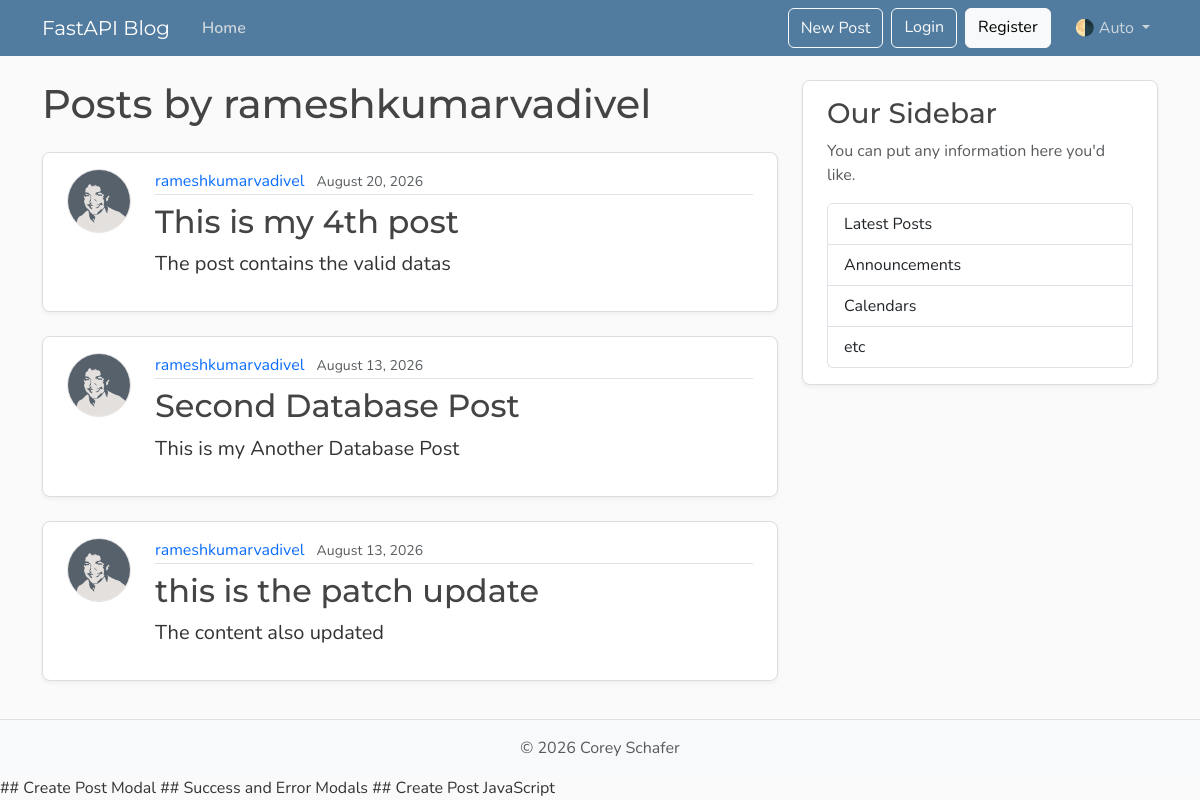
The page /users/1/posts on the database its author committed.
### models.py (models this page shows, shortened)
class User(Base):
    __tablename__ = "users"
    id: Mapped[int] = mapped_column(Integer, primary_key=True, index=True)
    username: Mapped[str] = mapped_column(String(50), unique=True, nullable=False)
    email: Mapped[str] = mapped_column(String(120), unique=True, nullable=False)
    image_file:  Mapped[Optional[str]] = mapped_column(
        String(200),
        nullable=True,
        default=None,
    )
    posts: Mapped[List[Post]] = relationship(back_populates="author", cascade="all, delete-orphan", )

class Post(Base):
    __tablename__ = "posts"
    id: Mapped[int] = mapped_column(Integer, primary_key=True, index=True)
    title: Mapped[str] = mapped_column(String(100), nullable=False)
    content: Mapped[str] = mapped_column(Text, nullable=False)
    user_id: Mapped[int] = mapped_column(
        ForeignKey("users.id"),
        nullable=False,
        index=True,
    )
    date_posted: Mapped[datetime] = mapped_column(
        DateTime(timezone=True),
        default=lambda: datetime.now(timezone.utc),
    )
    author: Mapped[User] = relationship(back_populates="posts")

### main.py (the view)
@app.get("/users/{user_id}/posts", include_in_schema=False, name="user_posts")
async def user_posts_page(
    request: Request,
    user_id: int,
    db: Annotated[AsyncSession, Depends(get_db)],
):
    result = await db.execute(select(models.User).where(models.User.id == user_id))
    user = result.scalars().first()
    if not user:
        raise HTTPException(
            status_code=status.HTTP_404_NOT_FOUND,
            detail="User not found",
        )
    result = await db.execute(
        select(models.Post)
        .options(selectinload(models.Post.author))
        .where(models.Post.user_id == user_id)
        .order_by(models.Post.date_posted.desc()),
    )
    posts = result.scalars().all()
    return templates.TemplateResponse(
        request,
        "user_posts.html",
        {"posts": posts, "user": user, "title": f"{user.username}'s Posts"},
    )

### templates/user_posts.html
{% extends "layout.html" %}
{% block content %}
  <h1 class="mb-4">Posts by {{ user.username }}</h1>
  {% for post in posts %}
    <article class="content-section py-3 px-4 mb-4">
      <div class="d-flex align-items-start gap-4">
        <img class="rounded-circle article-img flex-shrink-0"
             src="{{ post.author.image_path }}"
             alt="{{ post.author.username }}'s profile picture"
             width="64"
             height="64"
             loading="lazy">
        <div class="flex-grow-1">
          <div class="article-metadata mb-2">
            <a class="me-2"
               href="{{ url_for('user_posts', user_id=post.author.id) }}">{{ post.author.username }}</a>
            <small class="text-body-secondary">{{ post.date_posted.strftime("%B %d, %Y") }}</small>
          </div>
          <h2>
            <a class="article-title"
               href="{{ url_for('post_page', post_id=post.id) }}">{{ post.title }}</a>
          </h2>
          <p class="article-content">{{ post.content }}</p>
        </div>
      </div>
    </article>
  {% else %}
    <p class="text-body-secondary">No posts by this user yet.</p>
  {% endfor %}
{% endblock content %}

### static/css/main.css (style rules this page uses)
:root { --font-heading: "Montserrat", system-ui, -apple-system, BlinkMacSystemFont, sans-serif; --font-body: "Nunito", system-ui, -apple-system, BlinkMacSystemFont, sans-serif; --color-bg-body: #fafafa; --color-bg-content: #ffffff; --color-text-primary: #333333; --color-text-heading: #444444; --color-steel: #527c9f; --color-nav-link: #cbd5db; --color-nav-link-hover: #ffffff; --color-link-hover: #428bca; --color-border: #dddddd; --color-border-light: #e3e3e3; --spacing-xl: 5rem; --article-img-size: 4rem; --account-img-size: 7.813rem; }
body { font-family: var(--font-body); background: var(--color-bg-body); color: var(--color-text-primary); }
h1, h2, h3, h4, h5, h6 { font-family: var(--font-heading); color: var(--color-text-heading); }
a { text-decoration: none; }
.content-section { background: var(--color-bg-content); border: 1px solid var(--color-border); border-radius: 0.5rem; box-shadow: 0 2px 4px rgba(15, 23, 42, 0.05); transition: box-shadow 0.15s ease, transform 0.15s ease, border-color 0.15s ease; }
.article-title { color: var(--color-text-heading); transition: color 0.2s ease-in-out; }
.article-content { white-space: pre-line; font-size: 1.25rem; }
.article-img { height: var(--article-img-size); width: var(--article-img-size); flex-shrink: 0; object-fit: cover; border: 1px solid var(--color-border-light); box-shadow: 0 0 0 2px var(--color-bg-content); }
.article-metadata { padding-bottom: 0.063rem; border-bottom: 1px solid var(--color-border-light); }
.article-metadata a { transition: color 0.2s ease-in-out; }

### rows shown on the page
User: username "rameshkumarvadivel"
Post: author.image_path (picture), author.username "rameshkumarvadivel", date_posted "August 20, 2026", title "This is my 4th post", content "The post contains the valid datas"
Post: author.image_path (picture), author.username "rameshkumarvadivel", date_posted "August 13, 2026", title "Second Database Post", content "This is my Another Database Post"
Post: author.image_path (picture), author.username "rameshkumarvadivel", date_posted "August 13, 2026", title "this is the patch update", content "The content also updated"
